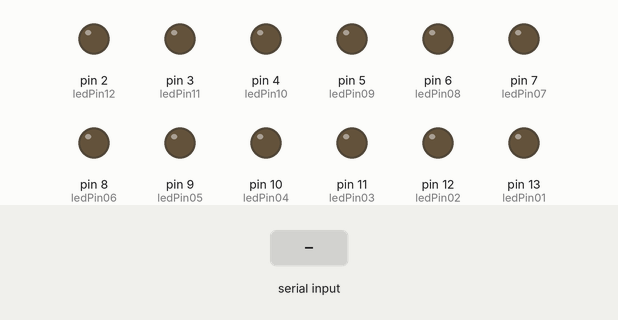
Simulated run of this sketch. Board: Arduino Uno, built with avr-gcc and run on an emulated ATmega328P. On the bench: output pins drawn as LEDs (lit = HIGH). The test bench sets the inputs (shaded band).

Above: at 1.2 s.
1.3 s: "a" received over Serial
At 2.0 s:
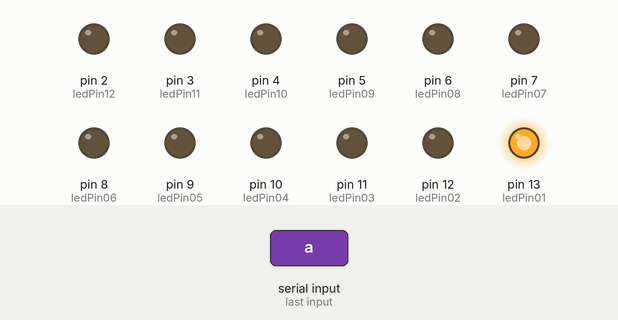
2.8 s: byte 107 ('k') received over Serial
At 3.1 s:
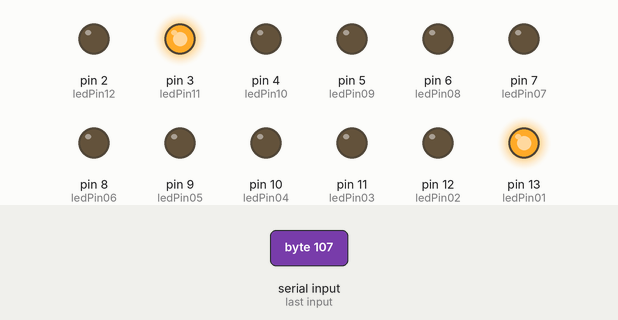
4.3 s: byte 108 ('l') received over Serial
At 5.5 s:
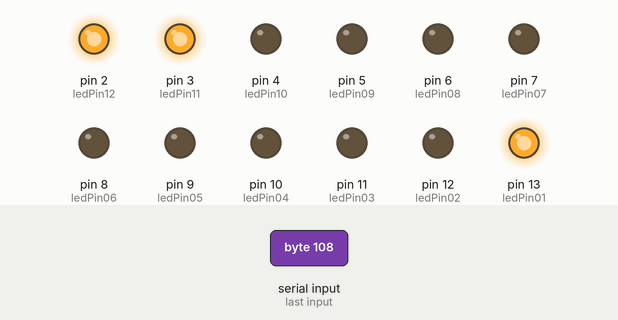
5.8 s: "b" received over Serial
At 6.6 s:
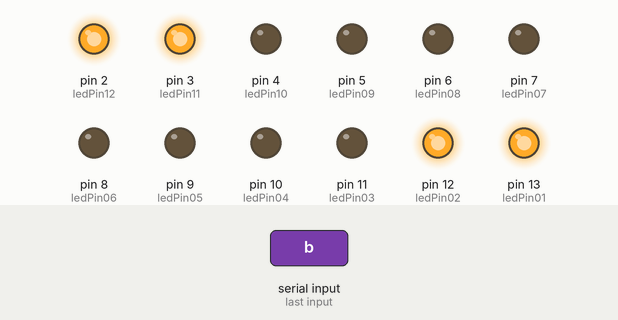
7.3 s: "c" received over Serial
At 7.7 s:
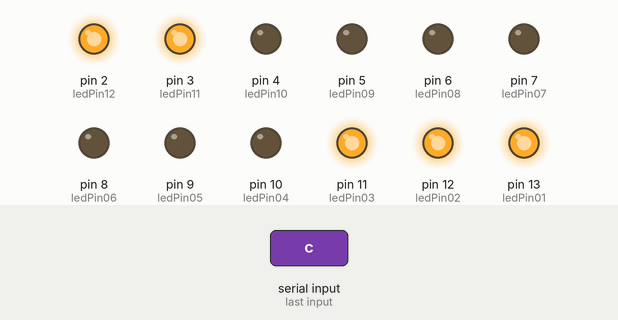
8.8 s: "d" received over Serial
At 10.1 s:
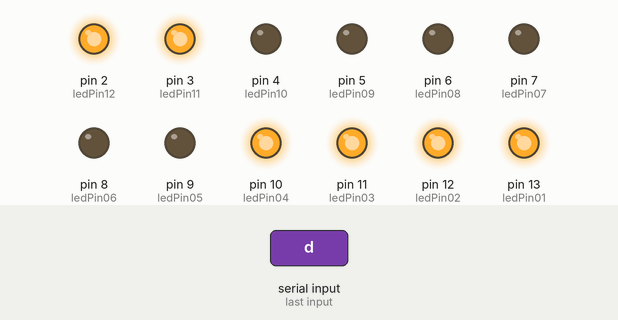
Timing chart, 0 to 11.3 s (numbered marks = the images above; inputs shaded):
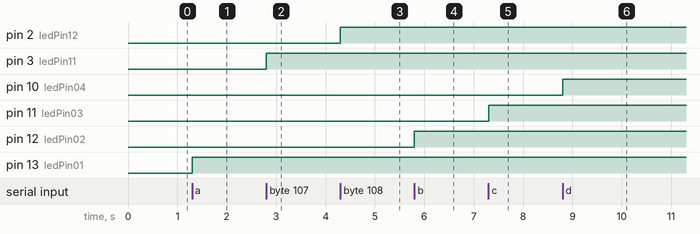

Measured:
- after the input at 1.3 s, pin 13 (ledPin01): LOW → HIGH at once
- after the input at 2.8 s, pin 3 (ledPin11): LOW → HIGH at once
- after the input at 4.3 s, pin 2 (ledPin12): LOW → HIGH at once
- after the input at 5.8 s, pin 12 (ledPin02): LOW → HIGH at once
- after the input at 7.3 s, pin 11 (ledPin03): LOW → HIGH at once
- after the input at 8.8 s, pin 10 (ledPin04): LOW → HIGH at once

The sketch:

toogle.ino
```cpp
int ledPin01 = 13,ledPin02= 12,ledPin03 = 11,ledPin04 = 10,ledPin05 = 9,ledPin06 = 8,ledPin07 = 7,ledPin08 = 6,ledPin09 = 5,ledPin10 = 4,ledPin11 = 3,ledPin12 = 2 ;
boolean ledOn01 = false, ledOn02 = false, ledOn03 = false, ledOn04 = false, ledOn05 = false, ledOn06 = false, ledOn07 = false, ledOn08 = false, ledOn09 = false, ledOn10 = false, ledOn11 = false, ledOn12 = false; //Condicional Booleana

void toggleLED01 (int Led){
  ledOn01=!ledOn01; //Diferencial
  digitalWrite(Led, ledOn01);
}
void toggleLED02 (int Led){
  ledOn02=!ledOn02; //Diferencial
  digitalWrite(Led, ledOn02);
}
void toggleLED03 (int Led){
  ledOn03=!ledOn03; //Diferencial
  digitalWrite(Led, ledOn03);
}
void toggleLED04 (int Led){
  ledOn04=!ledOn04; //Diferencial
  digitalWrite(Led, ledOn04);
}
void toggleLED05 (int Led){
  ledOn05=!ledOn05; //Diferencial
  digitalWrite(Led, ledOn05);
}
void toggleLED06 (int Led){
  ledOn06=!ledOn06; //Diferencial
  digitalWrite(Led, ledOn06);
}
void toggleLED07 (int Led){
  ledOn07=!ledOn07; //Diferencial
  digitalWrite(Led, ledOn07);
}
void toggleLED08 (int Led){
  ledOn08=!ledOn08; //Diferencial
  digitalWrite(Led, ledOn08);
}
void toggleLED09 (int Led){
  ledOn09=!ledOn09; //Diferencial
  digitalWrite(Led, ledOn09);
}
void toggleLED10 (int Led){
  ledOn10=!ledOn10; //Diferencial
  digitalWrite(Led, ledOn10);
}
void toggleLED11 (int Led){
  ledOn11=!ledOn11; //Diferencial
  digitalWrite(Led, ledOn11);
}
void toggleLED12 (int Led){
  ledOn12=!ledOn12; //Diferencial
  digitalWrite(Led, ledOn12);
}


void setup() {
Serial.begin(9600); //puerto Serial
pinMode(ledPin01, OUTPUT);
pinMode(ledPin02, OUTPUT);
pinMode(ledPin03, OUTPUT);
pinMode(ledPin04, OUTPUT);
pinMode(ledPin05, OUTPUT);
pinMode(ledPin06, OUTPUT);
pinMode(ledPin07, OUTPUT);
pinMode(ledPin08, OUTPUT);
pinMode(ledPin09, OUTPUT);
pinMode(ledPin10, OUTPUT);
pinMode(ledPin11, OUTPUT);
pinMode(ledPin12, OUTPUT);

}

void loop() {
char teclado = Serial.read(); //lectura digital
if (teclado=='a'){toggleLED01(ledPin01);}//Anidado
if (teclado=='b'){toggleLED02(ledPin02);}
if (teclado=='c'){toggleLED03(ledPin03);}
if (teclado=='d'){toggleLED04(ledPin04);}
if (teclado=='e'){toggleLED05(ledPin05);}
if (teclado=='f'){toggleLED06(ledPin06);}
if (teclado=='g'){toggleLED07(ledPin07);}
if (teclado=='h'){toggleLED08(ledPin08);}
if (teclado=='i'){toggleLED09(ledPin09);}
if (teclado=='j'){toggleLED10(ledPin10);}
if (teclado=='k'){toggleLED11(ledPin11);}
if (teclado=='l'){toggleLED12(ledPin12);}

}
```
